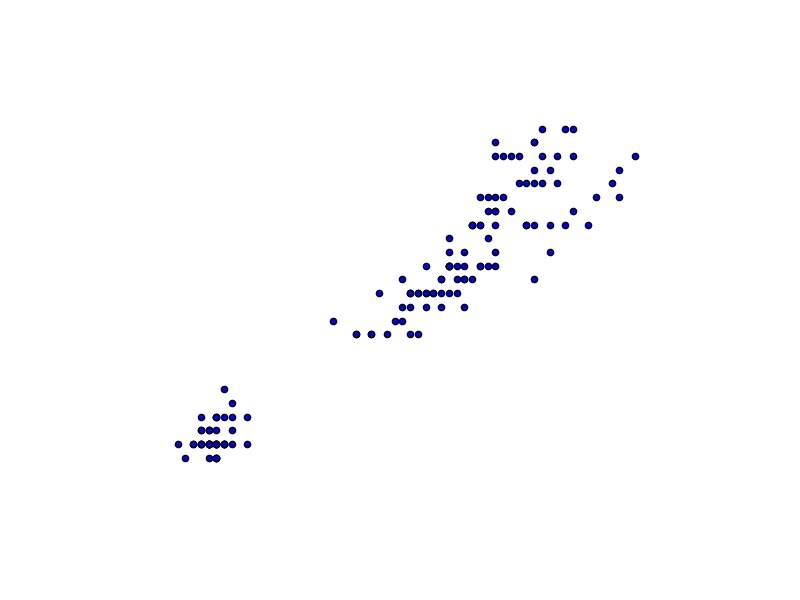
#> input picture Clustering/visual.jpg, 800 x 600 px
$ python Clustering_functions.py   (Python 2 division)
#> lines starting #> are read from the running program, lines starting #| are printed output that depends on the picture; after the words box and inside, x2 and y2 are one past the last pixel; in counts of white or black regions, pixels touching at a corner belong together
import cv2
import matplotlib.pyplot as plt
import numpy as np
#Reading the Image using opencv
img_1 = cv2.imread('visual.jpg',1)
#> img_1 is the input picture: shape (600, 800, 3); mean B, G, R 253.4, 252.5, 252.5
img = cv2.cvtColor(img_1, cv2.COLOR_BGR2GRAY)
#cv2.imshow('gray',img)

# Making the kernal
kernal = np.ones((11,11), np.float32)/121

# Blurring the points
smoothed = cv2.filter2D(img,-1,kernal)
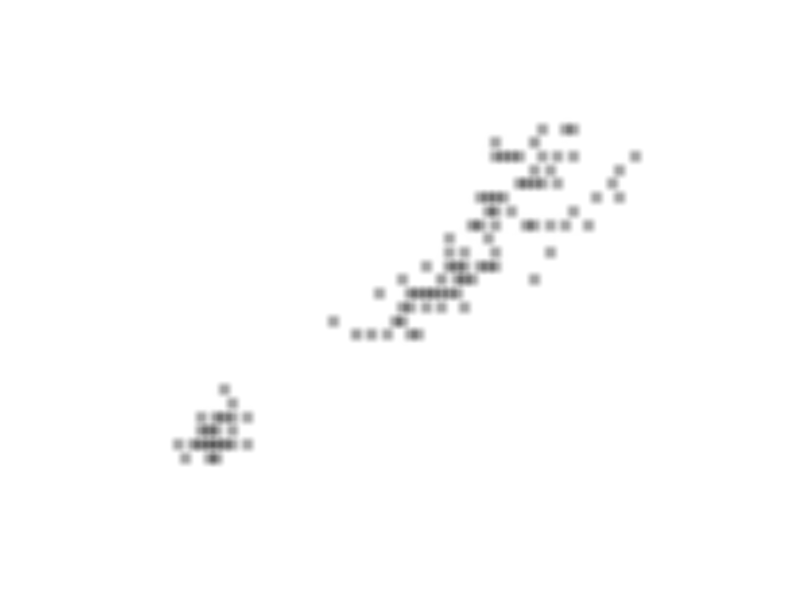
#> smoothed: shape (600, 800); min 88, max 255, mean 252.6
#cv2.imshow('smooth',smoothed)


#cv2.imshow('gaussian',blur)
# Applying Threshold
ret, img_threshold = cv2.threshold(smoothed, 240, 255, cv2.THRESH_BINARY_INV)
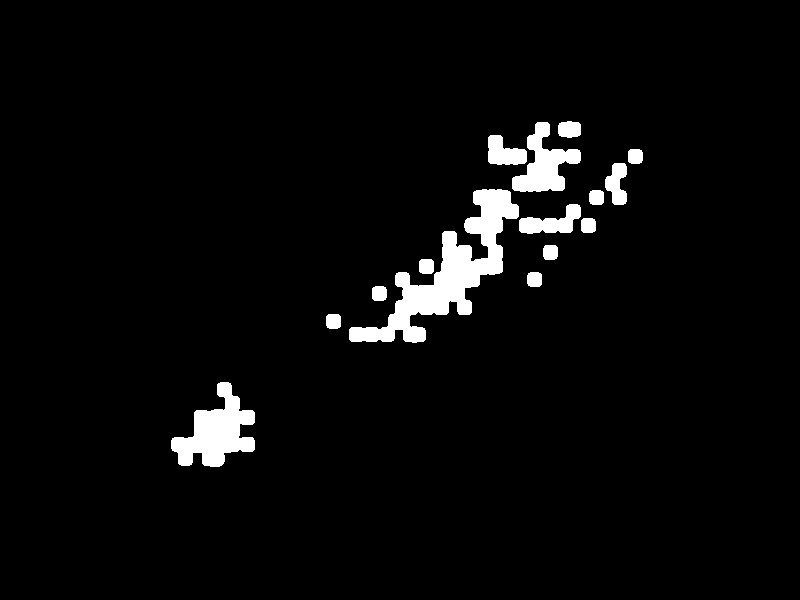
#> img_threshold: shape (600, 800); 3.7% white; 15 white regions


# Displaying Smoothed and image treated with threshold
#cv2.imshow('threhsold',img_threshold)


kernal_dilate = np.ones((2,2), np.uint8)
kernal_opening = np.ones((10,10), np.uint8)

# [5 lines of commented-out code are left out]


contours,hierarchy = cv2.findContours(img_threshold,cv2.RETR_TREE,cv2.CHAIN_APPROX_SIMPLE)
#> contours = 15 contours; largest, box (x1, y1, x2, y2) and area: (349, 189, 519, 343) 7196, (171, 382, 255, 467) 3458, (512, 122, 581, 192) 2112, (519, 204, 581, 234) 909, (488, 135, 527, 165) 742
cnt = contours[0]
#> cnt = contour of 105 points, box (x1, y1, x2, y2) (171, 382, 255, 467), area 3458

mean_area = 0
count = 0
for i, c in enumerate(contours):
	mean_area += cv2.contourArea(c)
	count += 1
#> this loop made 15 passes
#> mean_area on passes 1 to 12: 3458, 3643, 3826, 4009, 4196, 4380, 4565, 5474, 5657, 12853, 13417, 13600
#> after the loop, count = 15; mean_area = 16759
mean_area /= count
#> mean_area = 1117.3


Clusters = 0
for i, c in enumerate(contours):
        area = cv2.contourArea(c)
        # area can be configured
        if area > mean_area *.1:
            Clusters += 1
            cv2.drawContours(img_threshold, contours, i, (255, 0, 0), -1)
#> this loop made 15 passes
#> area on passes 1 to 12: 3458, 185, 183, 183, 187, 184, 185, 909, 183, 7196, 564, 183
#> after the loop, Clusters = 15

cv2.imshow('threhsold',img_threshold)
print "Clusters = "+str(Clusters)
#| Clusters = 15

dilate = cv2.dilate(img_threshold, kernal_dilate, iterations = 1)
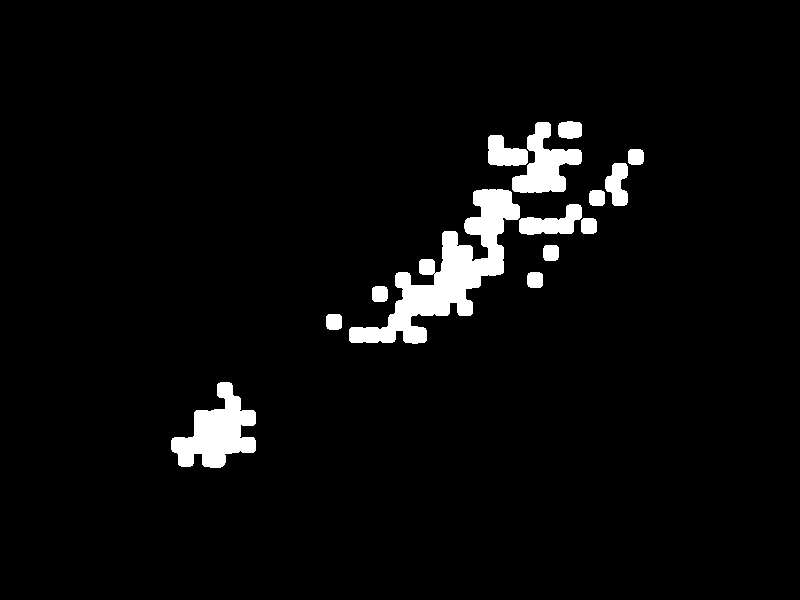
#> dilate: shape (600, 800); 4% white; 14 white regions, largest, box (x1, y1, x2, y2) and area: (349, 189, 520, 344) 8336, (171, 382, 256, 468) 3857, (512, 122, 582, 193) 2427
cv2.imshow('dilate', dilate)

cv2.waitKey(0)
cv2.destroyAllWindows()
